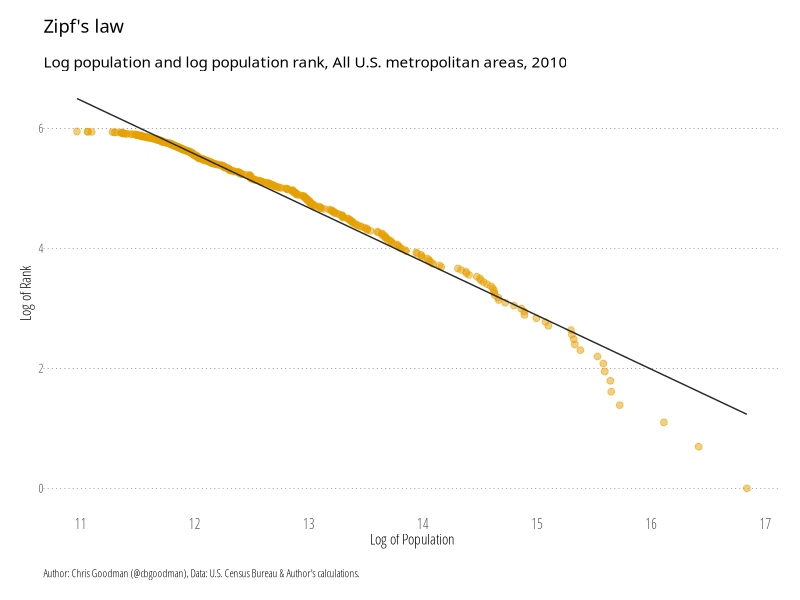
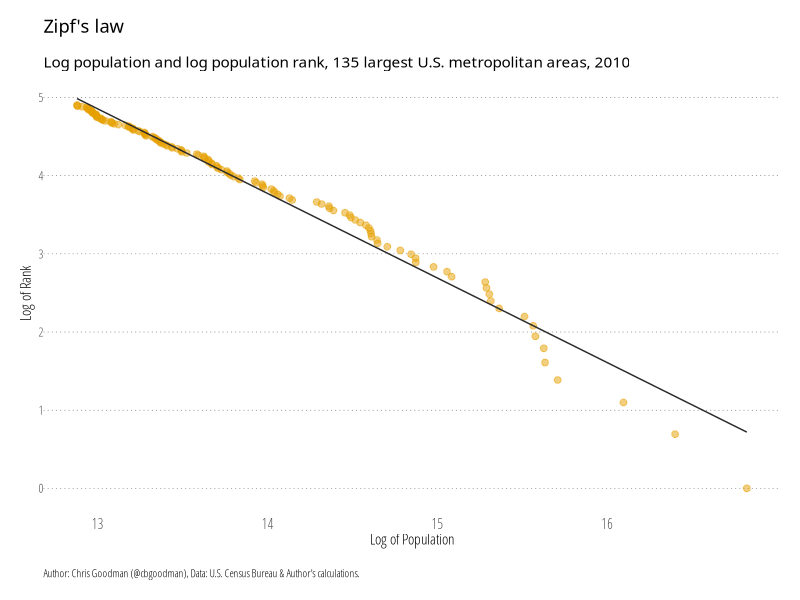

These charts were generated, in order, by the following R code:
library(tidyverse)

# read in data
msa <- read.csv("msapop.csv")
# create new data to conform with Gabaix (1999)
msa135 <- msa %>%
  filter(rank2010<=135)

# plot -- all MSAs
p <- ggplot(msa)+
  aes(x = log(pop2010), y = log(rank2010))+
  geom_point(alpha = 0.5, size = 2, color = "#E69F00") +
  geom_smooth(method = "lm", se = FALSE, size=0.5, color="#2b2b2b", alpha=0.5) +
  # Theming
  labs(
    title="Zipf's law",
    subtitle="Log population and log population rank, All U.S. metropolitan areas, 2010",
    caption="Author: Chris Goodman (@cbgoodman), Data: U.S. Census Bureau & Author's calculations.",
    y="Log of Rank",
    x="Log of Population") +
  theme_minimal(base_family="Open Sans Condensed Light") +
  # light, dotted major y-grid lines only
  theme(panel.grid=element_line())+
  theme(panel.grid.major.y=element_line(color="#2b2b2b", linetype="dotted", size=0.15))+
  theme(panel.grid.major.x=element_blank())+
  theme(panel.grid.minor.x=element_blank())+
  theme(panel.grid.minor.y=element_blank())+
  # light x-axis line only
  theme(axis.line=element_line())+
  theme(axis.line.y=element_blank())+
  theme(axis.line.x=element_blank())+
  # tick styling
  theme(axis.ticks=element_line())+
  theme(axis.ticks.x=element_blank())+
  theme(axis.ticks.y=element_blank())+
  theme(axis.ticks.length=unit(5, "pt"))+
  # x-axis labels
  theme(axis.text.x=element_text(size=10, hjust=0.95,vjust=0.2))+
  # breathing room for the plot
  theme(plot.margin=unit(rep(0.5, 4), "cm"))+
  # move the y-axis tick labels over a bit
  theme(axis.text.y=element_text(margin=margin(r=-5)))+
  theme(axis.text.x=element_text(margin=margin(r=-5)))+
  # make the plot title bold and modify the bottom margin a bit
  theme(plot.title=element_text(family="Open Sans Condensed Bold", margin=margin(b=15)))+
  # make the subtitle italic
  theme(plot.subtitle=element_text(family="Open Sans Condensed Light Italic"))+
  theme(plot.caption=element_text(size=8, hjust=0, margin=margin(t=15)))
ggsave(plot=p, "zipf.png", width=8, height=6, units="in", dpi="retina")

summary(lm(data=msa, log(rank2010)~log(pop2010)))

# plot -- 135 largest
p1 <- ggplot(msa135) +
  aes(x = log(pop2010), y = log(rank2010)) +
  # points
  geom_point(alpha = 0.5, size = 2, color = "#E69F00") +
  # point labels for the largest cities -- still deciding
  # geom_text(aes(label=ifelse(rank2010<5,as.character(msa),'')),hjust=0,vjust=0) +
  # trend line
  geom_smooth(method = "lm", se = FALSE, size=0.5, color="#2b2b2b", alpha=0.5) +
  # theming
  labs(
    title="Zipf's law",
    subtitle="Log population and log population rank, 135 largest U.S. metropolitan areas, 2010",
    caption="Author: Chris Goodman (@cbgoodman), Data: U.S. Census Bureau & Author's calculations.",
    y="Log of Rank",
    x="Log of Population") +
  theme_minimal(base_family="Open Sans Condensed Light") +
  # light, dotted major y-grid lines only
  theme(panel.grid=element_line())+
  theme(panel.grid.major.y=element_line(color="#2b2b2b", linetype="dotted", size=0.15))+
  theme(panel.grid.major.x=element_blank())+
  theme(panel.grid.minor.x=element_blank())+
  theme(panel.grid.minor.y=element_blank())+
  # light x-axis line only
  theme(axis.line=element_line())+
  theme(axis.line.y=element_blank())+
  theme(axis.line.x=element_blank())+
  # tick styling
  theme(axis.ticks=element_line())+
  theme(axis.ticks.x=element_blank())+
  theme(axis.ticks.y=element_blank())+
  theme(axis.ticks.length=unit(5, "pt"))+
  # x-axis labels
  theme(axis.text.x=element_text(size=10, hjust=0.95,vjust=0.2))+
  # breathing room for the plot
  theme(plot.margin=unit(rep(0.5, 4), "cm"))+
  # move the xy-axis tick labels over a bit
  theme(axis.text.y=element_text(margin=margin(r=-5)))+
  theme(axis.text.x=element_text(margin=margin(r=-5)))+
  # make the plot title bold and modify the bottom margin a bit
  theme(plot.title=element_text(family="Open Sans Condensed Bold", margin=margin(b=15)))+
  # make the subtitle italic
  theme(plot.subtitle=element_text(family="Open Sans Condensed Light Italic"))+
  theme(plot.caption=element_text(size=8, hjust=0, margin=margin(t=15)))
ggsave(plot=p1, "zipf135.png", width=8, height=6, units="in", dpi="retina")

summary(lm(data=msa135, log(rank2010)~log(pop2010)))
